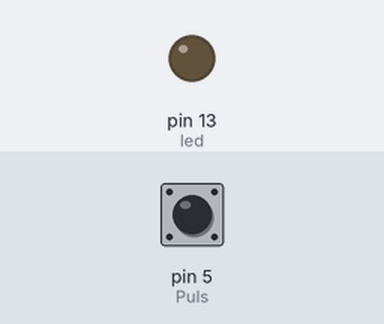
A sketch run on a simulated Arduino Uno, built with avr-gcc and run on an emulated ATmega328P. Shown: output pins drawn as LEDs (lit = HIGH). The test bench sets the inputs (shaded band); at power-on: pin 5 (Puls) HIGH.

Above: at 1.2 s.
1.3 s: pin 5 (Puls) pulled LOW for 0.15 s
At 2.1 s:
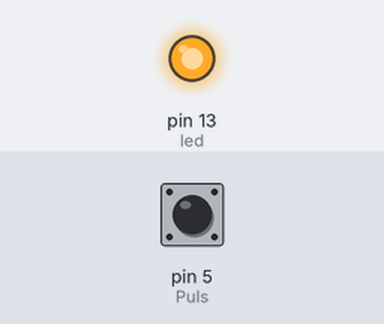
2.9 s: pin 5 (Puls) pulled LOW for 1 s
At 3.4 s:
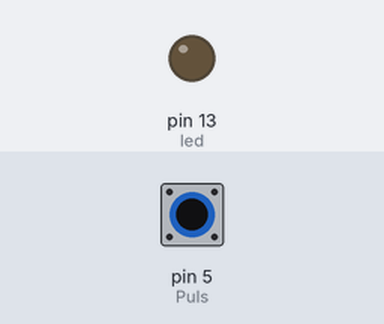
5.4 s: pin 5 (Puls) pulled LOW for 3.2 s
At 6.5 s:
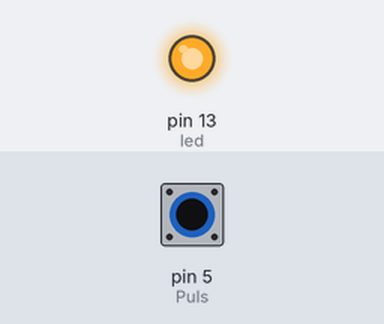
Timing chart, 0 to 8.4 s (numbered marks = the images above; inputs shaded):
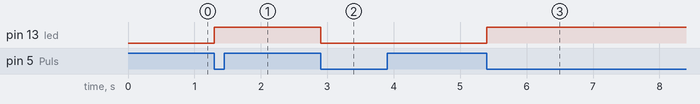

The sketch:

LedPulsador.ino
```cpp
const int led= 13;
const int Puls = 5;

bool EstadoLed = false;
bool EstadoLedAnt = HIGH;

void setup() {
  pinMode(led, OUTPUT);
  pinMode(Puls, INPUT_PULLUP);
  digitalWrite(led, EstadoLed);

}

void loop() {
  bool EstadoActual = digitalRead(Puls);

  if (EstadoActual == LOW && EstadoLedAnt == HIGH) {
    EstadoLed = !EstadoLed;
    digitalWrite(led, EstadoLed);
  }

  EstadoLedAnt = EstadoActual;

}
```

Measured:
- after the input at 1.3 s, pin 13 (led): LOW → HIGH at once
- after the input at 2.9 s, pin 13 (led): HIGH → LOW at once
- after the input at 5.4 s, pin 13 (led): LOW → HIGH at once
